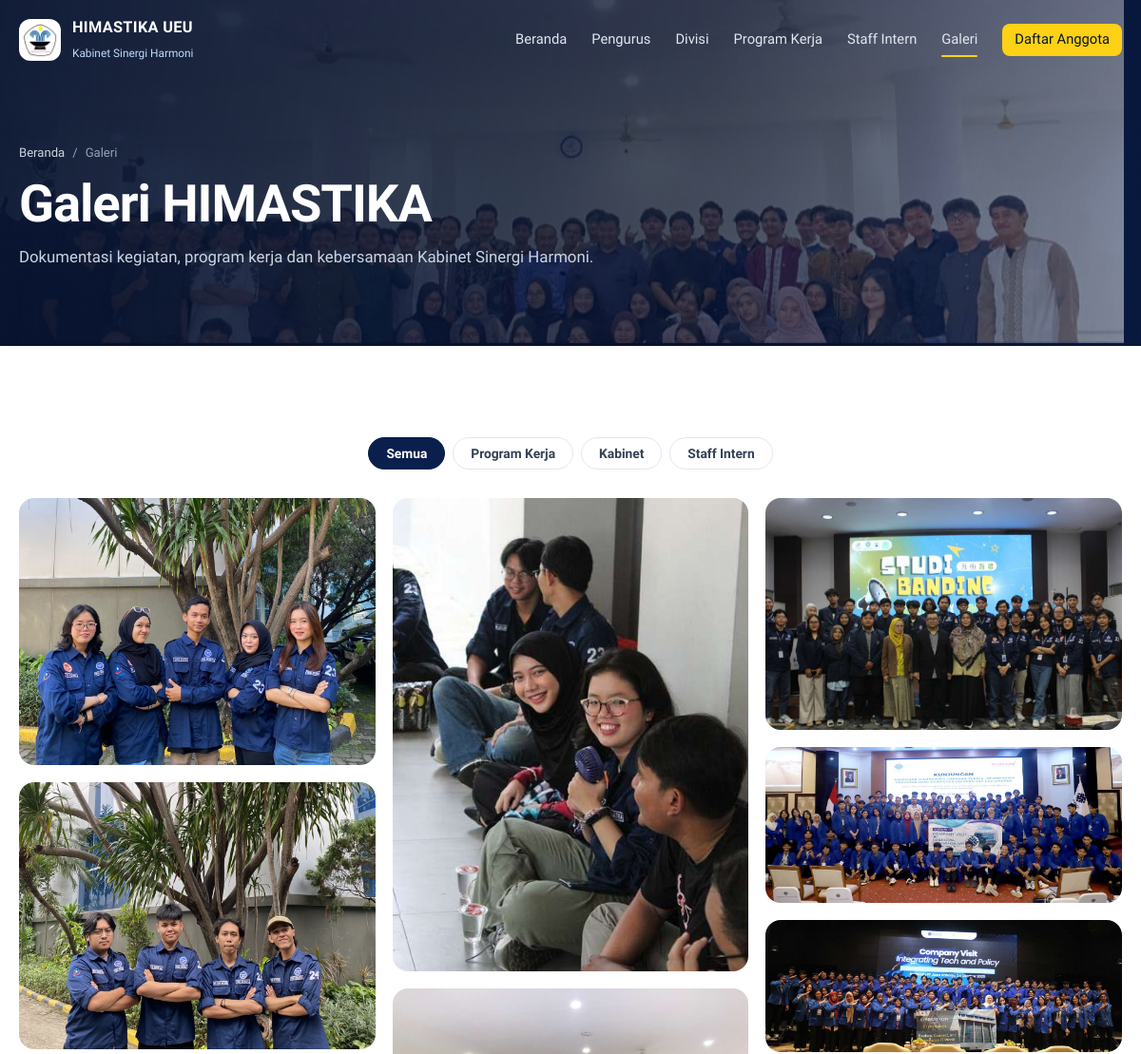
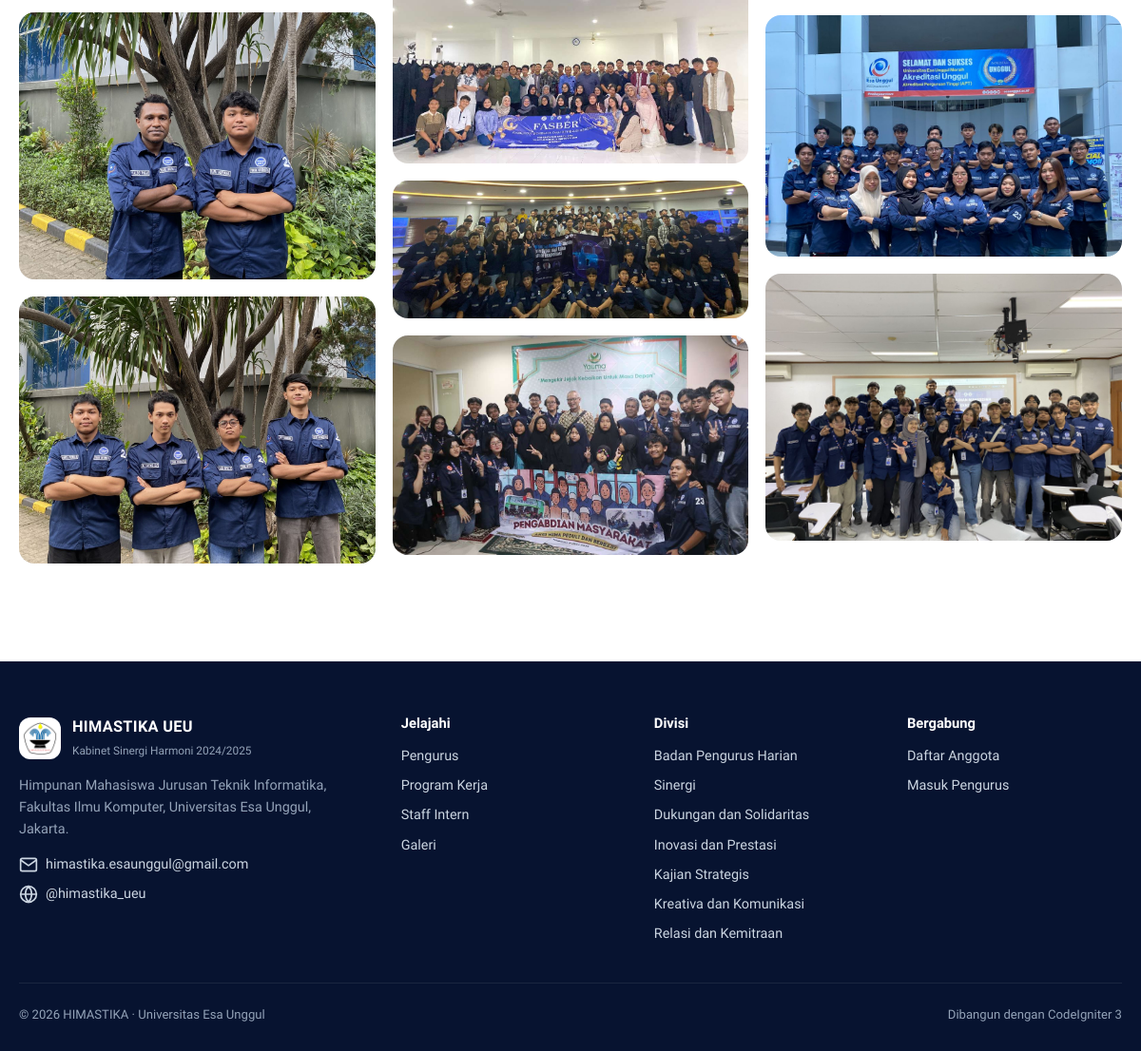
/index.php/home/galeri, run on the app's committed database (2 pictures, top to bottom).
### tables this page shows
CREATE TABLE `galeri` (
  `id` int(11) NOT NULL,
  `judul` varchar(255) NOT NULL,
  `foto` varchar(255) NOT NULL,
  `proker_id` int(11) DEFAULT NULL,
  `created_at` timestamp NOT NULL DEFAULT current_timestamp()
);

### application/controllers/Home.php (called while the page is built, shortened)
<?php
class Home extends CI_Controller {
    public function __construct() {
        $this->load->model(['Anggota_model', 'Proker_model', 'Informasi_model', 'Intern_model', 'Galeri_model']);
    }
    private function page($view, $data, $title, $active) {
        $data['title']  = $title ? $title . ' · HIMASTIKA UEU' : 'HIMASTIKA UEU · Himpunan Mahasiswa Teknik Informatika';
        $data['active'] = $active;
        $this->load->view('layouts/public_header', $data);
        $this->load->view($view, $data);
        $this->load->view('layouts/public_footer', $data);
    }
    public function galeri() {
        $data['galeri'] = $this->Galeri_model->getAll();
        $this->page('home/galeri', $data, 'Galeri', 'galeri');
    }
}

### index.php (called while the page is built, shortened)
<?php
require_once BASEPATH.'core/CodeIgniter.php';

### application/models/Galeri_model.php (called while the page is built, shortened)
<?php
class Galeri_model extends CI_Model {
    private $table = 'galeri';
    public function getAll($limit = null) {
        $this->db->select('galeri.*, proker.judul AS proker_judul')
                 ->from($this->table)
                 ->join('proker', 'proker.id = galeri.proker_id', 'left')
                 ->order_by('galeri.id', 'DESC');
        return $this->db->get()->result();
    }
}

### application/views/home/galeri.php (the view, shortened to what this page needs)
<?php
$cat = function ($g) {
    if (!empty($g->proker_id)) return 'proker';
    if (strpos($g->foto, '/intern/') !== false || stripos($g->judul, 'intern') !== false) return 'intern';
    return 'kabinet';
};
?>
<section class="page-hero">
  <div class="bg" style="background-image:url('<?= base_url('assets/img/proker/fasber.jpg'); ?>')"></div>
  <div class="wrap">
    <nav class="crumbs rise"><a href="<?= base_url(); ?>">Beranda</a> / <span>Galeri</span></nav>
    <h1 class="rise" style="--d:.15s">Galeri HIMASTIKA</h1>
    <p class="rise" style="--d:.3s">Dokumentasi kegiatan, program kerja dan kebersamaan Kabinet Sinergi Harmoni.</p>
  </div>
</section>
<section class="section">
  <div class="wrap">
    <div class="filters reveal">
      <button class="on" data-filter="all">Semua</button>
      <button data-filter="proker">Program Kerja</button>
      <button data-filter="kabinet">Kabinet</button>
      <button data-filter="intern">Staff Intern</button>
    </div>
    <div class="masonry">
      <?php foreach ($galeri as $i => $g): if (!foto_url($g->foto)) continue; ?>
        <a href="<?= foto_url($g->foto); ?>" class="gitem reveal zoom" style="--d:<?= ($i % 6) * .06; ?>s" data-cat="<?= $cat($g); ?>" data-lightbox="galeri" data-caption="<?= html_escape($g->judul); ?>">
          <img src="<?= foto_url($g->foto); ?>" alt="<?= html_escape($g->judul); ?>" loading="lazy">
        </a>
      <?php endforeach; ?>
    </div>
  </div>
</section>

### application/views/layouts/public_header.php (shortened to what this page needs)
<?php
$solid  = !empty($solid_nav);
$active = isset($active) ? $active : '';
$menu = [
    'home'     => ['', 'Beranda'],
    'pengurus' => ['pengurus', 'Pengurus'],
    'divisi'   => ['#divisi', 'Divisi'],
    'proker'   => ['program-kerja', 'Program Kerja'],
    'intern'   => ['staff-intern', 'Staff Intern'],
    'galeri'   => ['galeri', 'Galeri'],
];
?><!DOCTYPE html>
<html lang="id">
<head>
<link rel="stylesheet" href="<?= base_url('assets/css/app.css'); ?>">
</head>
<body class="pub">
<header class="pub-nav" id="pubNav" <?= $solid ? 'data-solid' : ''; ?>>
  <div class="wrap">
    <a href="<?= base_url(); ?>" class="brand">
      <img src="<?= base_url('assets/img/logo-himastika.jpg'); ?>" alt="Logo HIMASTIKA">
      <div>
        <strong>HIMASTIKA UEU</strong>
        <span>Kabinet Sinergi Harmoni</span>
      </div>
    </a>
    <button class="icon-btn menu-toggle" id="pubMenu" aria-label="Menu" aria-expanded="false"><?= icon('menu'); ?></button>
    <nav id="pubLinks">
      <?php foreach ($menu as $key => $m):
        $href = strpos($m[0], '#') === 0 ? base_url() . $m[0] : base_url($m[0]); ?>
        <a href="<?= $href; ?>" class="<?= $active === $key ? 'current' : ''; ?>"><?= $m[1]; ?></a>
      <?php endforeach; ?>
      <a href="<?= base_url('daftar'); ?>" class="btn btn-yellow btn-sm">Daftar Anggota</a>
    </nav>
  </div>
</header>

### application/views/layouts/public_footer.php (shortened to what this page needs)
<?php $kab = $this->config->item('kabinet'); $divs = $this->config->item('divisi'); ?>
<footer class="pub-footer">
  <div class="wrap">
    <div class="cols four">
      <div>
        <a href="<?= base_url(); ?>" class="brand">
          <img src="<?= base_url('assets/img/logo-himastika.jpg'); ?>" alt="Logo HIMASTIKA">
          <div>
            <strong style="color:#fff">HIMASTIKA UEU</strong>
            <span><?= html_escape($kab['nama'] . ' ' . $kab['periode']); ?></span>
          </div>
        </a>
        <p style="max-width:380px">Himpunan Mahasiswa Jurusan Teknik Informatika, Fakultas Ilmu Komputer, Universitas Esa Unggul, Jakarta.</p>
        <p style="margin-top:14px">
          <a href="mailto:<?= $kab['email']; ?>" style="display:flex;align-items:center;gap:8px"><?= icon('mail'); ?> <?= $kab['email']; ?></a>
          <a href="https://www.instagram.com/<?= $kab['instagram']; ?>" target="_blank" rel="noopener" style="display:flex;align-items:center;gap:8px"><?= icon('globe'); ?> @<?= $kab['instagram']; ?></a>
        </p>
      </div>
      <div>
        <h4>Jelajahi</h4>
        <a href="<?= base_url('pengurus'); ?>">Pengurus</a>
        <a href="<?= base_url('program-kerja'); ?>">Program Kerja</a>
        <a href="<?= base_url('staff-intern'); ?>">Staff Intern</a>
        <a href="<?= base_url('galeri'); ?>">Galeri</a>
      </div>
      <div>
        <h4>Divisi</h4>
        <?php foreach ($divs as $slug => $d): ?>
          <a href="<?= base_url('divisi/' . $slug); ?>"><?= html_escape($d['nama']); ?></a>
        <?php endforeach; ?>
      </div>
      <div>
        <h4>Bergabung</h4>
        <a href="<?= base_url('daftar'); ?>">Daftar Anggota</a>
        <a href="<?= base_url('login'); ?>">Masuk Pengurus</a>
      </div>
    </div>
    <div class="bottom">
      <span>© <?= date('Y'); ?> HIMASTIKA · Universitas Esa Unggul</span>
      <span>Dibangun dengan CodeIgniter 3</span>
    </div>
  </div>
</footer>
</body>
</html>

### application/helpers/ui_helper.php (shortened to what this page needs)
<?php
if (!function_exists('icon')) {
    function icon($name, $class = 'icon') {
        $d = isset($paths[$name]) ? $paths[$name] : $paths['sparkles'];
        return '<svg class="' . $class . '" viewBox="0 0 24 24" fill="none" stroke="currentColor" stroke-width="2" stroke-linecap="round" stroke-linejoin="round" aria-hidden="true">' . $d . '</svg>';
    }
}
if (!function_exists('foto_url')) {
    function foto_url($path) {
        $path = ltrim($path, '/');
        return is_file(FCPATH . $path) ? base_url($path) : null;
    }
}

### data on the page
galeri: foto (picture), judul "Badan Pengurus Harian"
galeri: foto (picture)
galeri: foto (picture)
galeri: foto (picture)
galeri: foto (picture)
galeri: foto (picture)
galeri: foto (picture)
galeri: foto (picture)
galeri: foto (picture)
galeri: foto (picture)
galeri: foto (picture)
galeri: foto (picture)
galeri: foto (picture)

### other printed values
$m[1] "Beranda"
$m[1] "Pengurus"
$m[1] "Divisi"
$m[1] "Program Kerja"
$m[1] "Staff Intern"
$m[1] "Galeri"
$kab['nama'] . ' ' . $kab['periode'] "Kabinet Sinergi Harmoni 2024/2025"
$kab['email'] "himastika.esaunggul@gmail.com"
$kab['instagram'] "himastika_ueu"
$d['nama'] "Sinergi"
$d['nama'] "Dukungan dan Solidaritas"
$d['nama'] "Inovasi dan Prestasi"
$d['nama'] "Kajian Strategis"
$d['nama'] "Kreativa dan Komunikasi"
$d['nama'] "Relasi dan Kemitraan"
